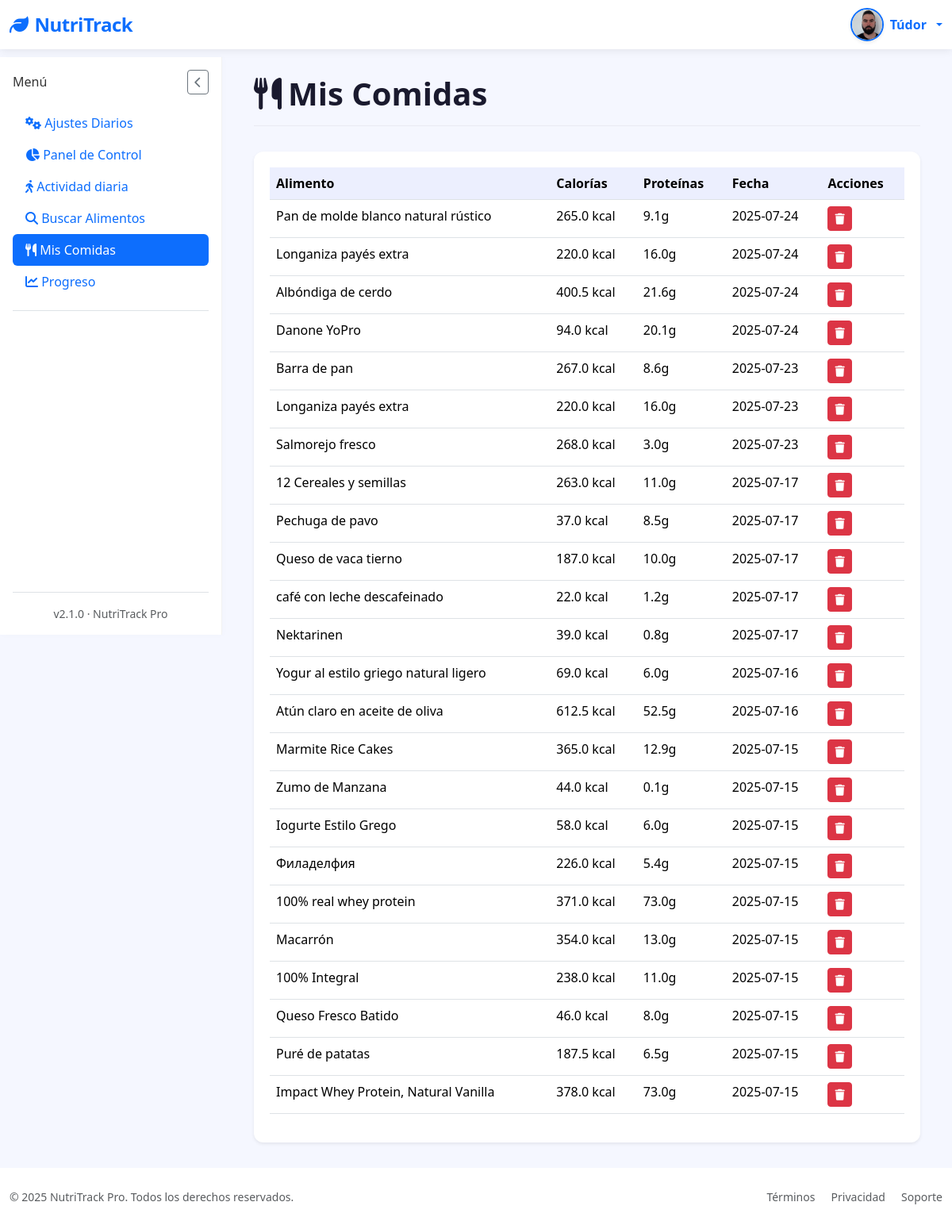
The app's page /mis-comidas (signed in), older data.
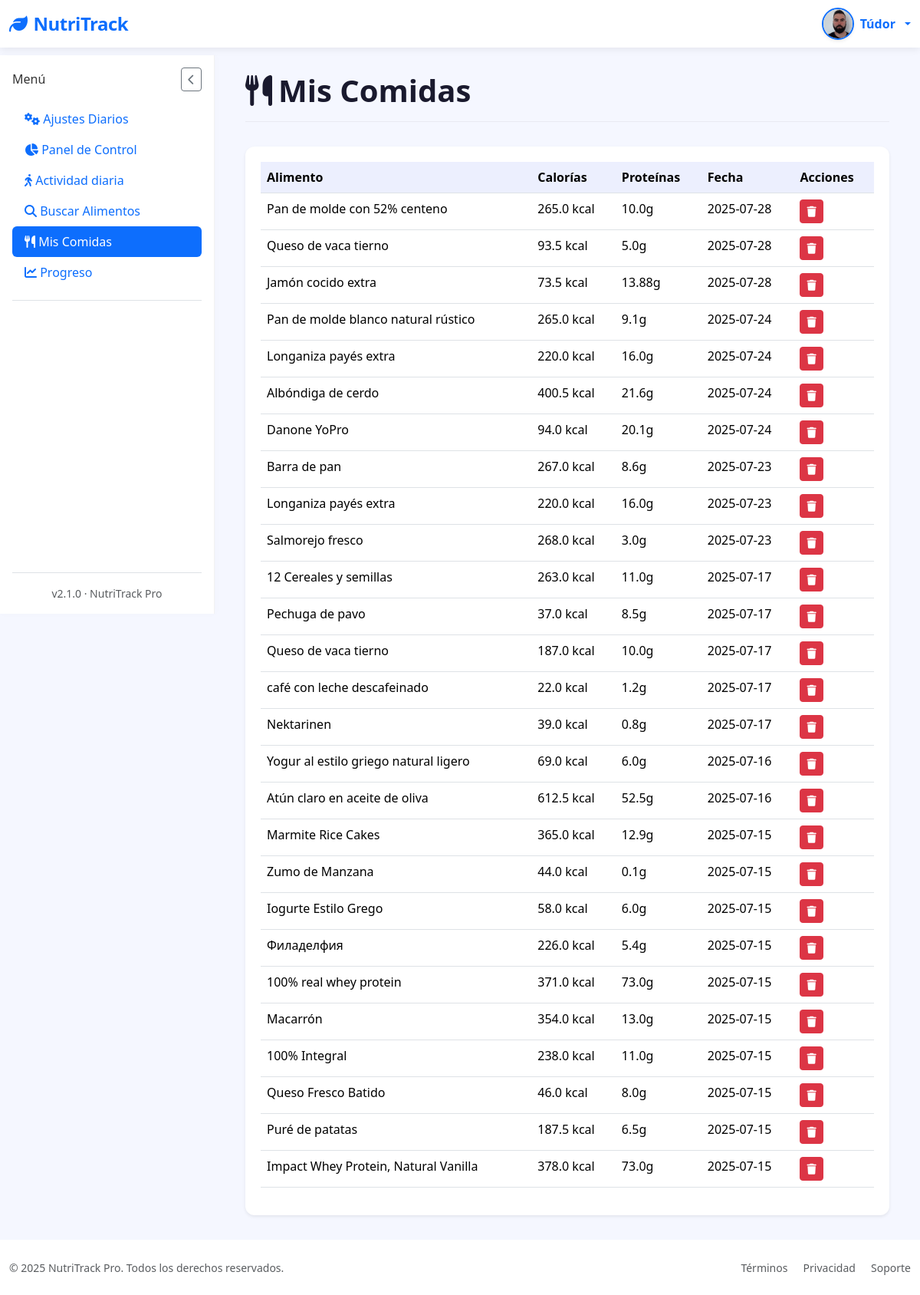
The same page, newer data.
### tables this page shows
CREATE TABLE "loggin" (
	"id"	INTEGER,
	"username"	TEXT NOT NULL,
	"password"	TEXT,
	"email"	TEXT, google_id TEXT, full_name TEXT, birth_date TEXT, height_cm INTEGER, weight_kg INTEGER, gender TEXT, activity_level TEXT, goal TEXT, profile_photo TEXT DEFAULT NULL, preferences TEXT DEFAULT '{}',
	PRIMARY KEY("id" AUTOINCREMENT)
);

CREATE TABLE "food_entries" (
	"id"	INTEGER,
	"user_id"	INTEGER NOT NULL,
	"food_name"	TEXT NOT NULL,
	"calories"	REAL,
	"proteins"	REAL,
	"fats"	REAL,
	"carbs"	REAL,
	"date"	TIMESTAMP DEFAULT CURRENT_TIMESTAMP,
	"created_at"	TEXT,
	PRIMARY KEY("id" AUTOINCREMENT),
	FOREIGN KEY("user_id") REFERENCES "loggin"("id")
);

### app/controllers/MyfoodsController.py (the view)
@app.route('/mis-comidas')
@login_required
def mis_comidas():
    with get_db_cursor() as cur:
        cur.execute("""
            SELECT id, food_name, calories, proteins, date
            FROM food_entries
            WHERE user_id = ?
            ORDER BY date DESC
        """, (current_user.id,))
        comidas = cur.fetchall()
    return render_template('Myfoods/mis_comidas.html', comidas=comidas)

### app/__init__.py (called while the page is built)
@login_manager.user_loader
def load_user(user_id):
    return User.get_by_id(user_id)

### app/conexion.py (called while the page is built)
@contextmanager
def get_db_connection():
    conn = sqlite3.connect(DATABASE)
    conn.row_factory = sqlite3.Row  # Esto permite acceso como diccionario
    try:
        yield conn
    finally:
        conn.close()

@contextmanager
def get_db_cursor():
    with get_db_connection() as conn:
        cursor = conn.cursor()
        try:
            yield cursor
            conn.commit()
        except:
            conn.rollback()
            raise

### app/controllers/UsersController.py (called while the page is built)
@app.context_processor
def inject_prefs():
    if current_user.is_authenticated:
        prefs = get_user_preferences(current_user.id)  # función que recupera las prefs
        return dict(prefs=prefs)
    return dict(prefs=None)

### app/models/LoginGoogleModel.py (called while the page is built)
    @staticmethod
    def get_by_id(user_id):
        with get_db_cursor() as cur:
            cur.execute("SELECT * FROM loggin WHERE id = ?", (user_id,))
            user = cur.fetchone()
            if user:
                return User(
                    id=user['id'],
                    username=user['username'],
                    email=user['email'] if 'email' in user.keys() else None,
                    google_id=user['google_id'] if 'google_id' in user.keys() else None,
                    profile_photo=user['profile_photo'] if 'profile_photo' in user.keys() else None
                )
        return None

### app/models/UsersModel.py (called while the page is built)
def get_user_preferences(user_id):
    with get_db_cursor() as cursor:
        cursor.execute("SELECT preferences FROM loggin WHERE id = ?", (user_id,))
        row = cursor.fetchone()
        try:
            return json.loads(row["preferences"]) if row and row["preferences"] else {}
        except:
            return {}

### app/templates/Myfoods/mis_comidas.html (shortened to what this page needs)
{% extends "base.html" %}
{% block section %}
<div class="page-header">
  <h1 class="page-title">
    <i class="fas fa-utensils me-2"></i>Mis Comidas
  </h1>
</div>
<div class="card border-0 shadow-sm">
  <div class="card-body">
    {% if comidas %}
    <div class="table-responsive">
      <table class="table table-hover">
        <thead>
          <tr>
            <th>Alimento</th>
            <th>Calorías</th>
            <th>Proteínas</th>
            <th>Fecha</th>
            <th>Acciones</th>
          </tr>
        </thead>
        <tbody>
          {% for comida in comidas %}
          <tr>
            <td>{{ comida['food_name'] }}</td>
            <td>{{ comida['calories'] }} kcal</td>
            <td>{{ comida['proteins'] }}g</td>
            <td>{{ comida['date'] }}</td>
            <td>
              <form method="POST" action="{{ url_for('eliminar_comida', comida_id=comida['id']) }}">
                <button type="submit" class="btn btn-sm btn-danger">
                  <i class="fas fa-trash"></i>
                </button>
              </form>
            </td>
          </tr>
          {% endfor %}
        </tbody>
      </table>
    </div>
    {% else %}
    <div class="text-center py-5">
      <i class="fas fa-utensils fa-3x text-muted mb-3"></i>
      <h5 class="fw-medium">No hay comidas registradas</h5>
      <p class="text-muted">Busca y añade alimentos para verlos aquí.</p>
    </div>
    {% endif %}
  </div>
</div>
{% endblock %}

### app/templates/base.html (shortened to what this page needs)
<!DOCTYPE html>
<html lang="es" data-bs-theme="{% if prefs and prefs.dark_mode %}dark{% else %}light{% endif %}">
<head>
    <link href="https://cdn.jsdelivr.net/npm/bootstrap@5.3.2/dist/css/bootstrap.min.css" rel="stylesheet">
    <link rel="stylesheet" href="https://cdn.jsdelivr.net/npm/bootstrap-icons@1.11.1/font/bootstrap-icons.css">
    <link rel="stylesheet" href="https://cdnjs.cloudflare.com/ajax/libs/font-awesome/6.5.2/css/all.min.css" />
    <link href="https://cdn.jsdelivr.net/npm/sweetalert2@11/dist/sweetalert2.min.css" rel="stylesheet">
    <link rel="stylesheet" href="{{ url_for('static', filename='styles/Stylebase.css') }}">
</head>
<body>
    <nav class="navbar navbar-expand-lg navbar-light bg-white">
        <div class="container-fluid">
            <a class="navbar-brand text-primary" href="{{ url_for('logout') }}">
                <i class="fas fa-leaf me-2"></i>NutriTrack
            </a>
            <div class="d-flex align-items-center ms-auto">
  {% if current_user.is_authenticated %}
  <div class="dropdown">
    <a href="#" class="d-flex align-items-center text-decoration-none dropdown-toggle" id="userDropdown" data-bs-toggle="dropdown" aria-expanded="false" style="gap: 0.5rem;">
      {% if current_user.profile_photo %}
        <img src="{{ url_for('static', filename='images/profile_photo/' + current_user.profile_photo) }}"
            alt="Avatar"
            class="rounded-circle shadow-sm"
            style="width: 42px; height: 42px; object-fit: cover; border: 2px solid #0d6efd;">
      {% else %}
        <div class="user-avatar bg-primary text-white rounded-circle d-flex justify-content-center align-items-center shadow-sm"
             style="width: 42px; height: 42px; font-weight: 700; font-size: 1.1rem; user-select: none;">
          {{ current_user.username[0]|upper }}
        </div>
      {% endif %}
      <span class="d-none d-sm-inline fw-semibold text-primary" style="font-size: 1rem;">
        {{ current_user.username }}
      </span>
    </a>
  </div>
  {% endif %}
</div>
        </div>
    </nav>
    <div class="container-fluid flex-grow-1">
        <div class="row h-100 g-0">
            <nav class="sidebar d-flex flex-column p-3" id="sidebar">
                <div class="d-flex justify-content-between align-items-center mb-3">
                    <h6 class="sidebar-title mb-0">Menú</h6>
                    <button id="closeSidebarBtn" class="btn btn-sm btn-outline-secondary d-lg-block">
                        <i class="fas fa-chevron-left"></i>
                    </button>
                </div>
                <ul class="nav nav-pills flex-column mb-auto">
                    <li>
                        <a href="{{ url_for('settings') }}" class="nav-link {% if request.path == url_for('settings') %}active{% endif %}">
                            <i class="fas fa-cogs"></i> Ajustes Diarios
                        </a>
                    </li>
                    <li>
                        <a href="{{ url_for('dashboard') }}" class="nav-link {% if request.path == url_for('dashboard') %}active{% endif %}">
                            <i class="fas fa-chart-pie"></i> Panel de Control
                        </a>
                    </li>
                    <li>
                        <a href="{{ url_for('activity') }}" class="nav-link {% if request.path == url_for('activity') %}active{% endif %}">
                            <i class="fas fa-walking"></i> Actividad diaria
                        </a>
                    </li>
                    <li>
                        <a href="{{ url_for('search_food') }}" class="nav-link {% if request.path == url_for('search_food') %}active{% endif %}">
                            <i class="fas fa-search"></i> Buscar Alimentos
                        </a>
                    </li>
                    <li>
                        <a href="{{ url_for('mis_comidas') }}" class="nav-link {% if request.path == url_for('mis_comidas') %}active{% endif %}">
                            <i class="fas fa-utensils"></i> Mis Comidas
                        </a>
                    </li>
                    <li>
                        <a href="{{ url_for('progreso') }}" class="nav-link {% if request.path == url_for('progreso') %}active{% endif %}">
                            <i class="fas fa-chart-line"></i> Progreso
                        </a>
                    </li>
                    <li class="pt-3 mt-3 border-top">
                    </li>
                </ul>
                <div class="mt-auto pt-3 border-top text-center small text-muted">
                    v2.1.0 · NutriTrack Pro
                </div>
            </nav>
            <main class="main-content" id="mainContent">
                {% block section %}{% endblock %}
            </main>
        </div>
    </div>
    <footer class="bg-white py-4 mt-auto">
        <div class="container-fluid">
            <div class="row align-items-center">
                <div class="col-md-6 text-center text-md-start">
                    <p class="mb-0 small text-muted">&copy; 2025 NutriTrack Pro. Todos los derechos reservados.</p>
                </div>
                <div class="col-md-6 text-center text-md-end">
                    <a href="#" class="text-decoration-none small text-muted me-3">Términos</a>
                    <a href="#" class="text-decoration-none small text-muted me-3">Privacidad</a>
                    <a href="#" class="text-decoration-none small text-muted">Soporte</a>
                </div>
            </div>
        </div>
    </footer>
</body>
</html>

### app/static/styles/StyleBase.css (style rules this page uses)
:root { --primary-color: #4361ee; --secondary-color: #3f37c9; --accent-color: #4cc9f0; --dark-color: #1a1a2e; --light-color: #f8f9fa; --success-color: #4bb543; }
body { font-family: 'Segoe UI', system-ui, -apple-system, sans-serif; background-color: #f5f7ff; color: #333; min-height: 100vh; display: flex; flex-direction: column; overflow-x: hidden; }
.navbar-brand { font-weight: 700; font-size: 1.5rem; letter-spacing: -0.5px; }
.navbar { box-shadow: 0 2px 10px rgba(0, 0, 0, 0.08); background: white !important; position: relative; z-index: 1100; }
.container-fluid.flex-grow-1 { display: flex; flex-direction: column; min-height: calc(100vh - 72px - 70px); padding-left: 0; padding-right: 0; }
.row.h-100 { display: flex; flex-grow: 1; flex-wrap: nowrap; margin-left: 0; margin-right: 0; width: 100%; }
.sidebar { width: 280px; background: white; position: sticky; top: 72px; border-right: 1px solid rgba(0, 0, 0, 0.05); box-shadow: 1px 0 10px rgba(0, 0, 0, 0.02); transition: all 0.3s ease; z-index: 100; display: flex; flex-direction: column; flex-shrink: 0; height: calc(100vh - 72px); padding: 1rem; }
.main-content { flex-grow: 1; flex-basis: 0; padding: 2rem 2.5rem; background-color: #f5f7ff; overflow-y: auto; }
.card-body { padding: 1.25rem; }
.card-body { flex-grow: 1; }
.card { border: none; border-radius: 12px; box-shadow: 0 4px 12px rgba(0, 0, 0, 0.05); transition: transform 0.2s ease, box-shadow 0.2s ease; }
.table { --bs-table-bg: transparent; }
.table > thead { background-color: rgba(67, 97, 238, 0.1); color: var(--primary-color); }
.page-header { display: flex; justify-content: space-between; align-items: center; margin-bottom: 2rem; padding-bottom: 1rem; border-bottom: 1px solid rgba(0, 0, 0, 0.05); }
.page-title { font-weight: 700; color: var(--dark-color); margin: 0; }

Row changes from the older to the newer data that the page shows:
added food_entries: food_name "Pan de molde con 52% centeno", calories "265.0", proteins "10.0", date "2025-07-28"
added food_entries: food_name "Queso de vaca tierno", calories "93.5", proteins "5.0", date "2025-07-28"
added food_entries: food_name "Jamón cocido extra", calories "73.5", proteins "13.88", date "2025-07-28"
